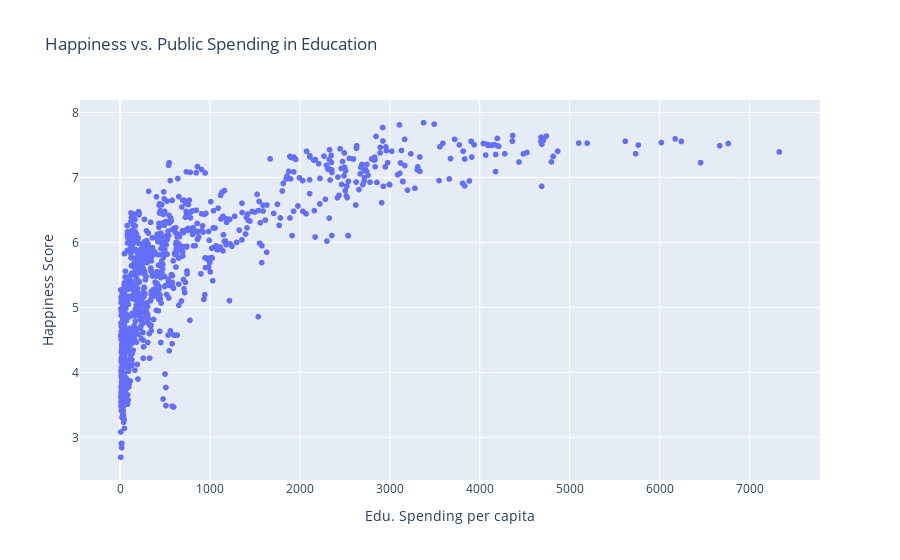

Write notebook code for a chart like this one.
### Markdown cell above
### **4.1 Hypothesis 1**: correlation between public education spending and happiness growth

### Code cell
graph1 = px.scatter(
    all_df,
    x = 'Edu. Spending per capita',
    y = 'Happiness Score',
    title = 'Happiness vs. Public Spending in Education',
)

graph1.show()

### Figure 1 — Plotly figure (JSON) as saved in the notebook; plotly's stock layout.template omitted (floating-point values rounded to 4 significant figures; data arrays with more than 128 entries replaced by an {"elided": "..."} marker saying what was removed)
{"data": [{"hovertemplate": "Edu. Spending per capita=%{x}<br>Happiness Score=%{y}<extra></extra>", "legendgroup": "", "marker": {"color": "#636efa", "symbol": "circle"}, "mode": "markers", "name": "", "showlegend": false, "type": "scattergl", "x": {"elided": "1038 float values"}, "xaxis": "x", "y": {"elided": "1038 float values"}, "yaxis": "y"}], "layout": {"autosize": true, "legend": {"tracegroupgap": 0}, "title": {"text": "Happiness vs. Public Spending in Education"}, "xaxis": {"anchor": "y", "autorange": true, "domain": [0, 1], "range": [-436.9, 7774.0], "title": {"text": "Edu. Spending per capita"}, "type": "linear"}, "yaxis": {"anchor": "x", "autorange": true, "domain": [0, 1], "range": [2.268, 8.267], "title": {"text": "Happiness Score"}, "type": "linear"}}}
